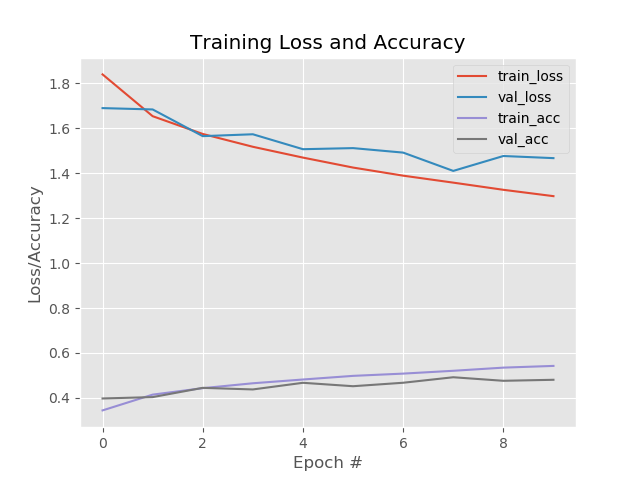

Here is the Python script that generated this plot:
#importing libraries
from sklearn.preprocessing import LabelBinarizer
from sklearn.metrics import classification_report
from keras.models import Sequential
from keras.layers.core import Dense
from keras.optimizers import SGD
from keras.datasets import cifar10
import matplotlib.pyplot as plt
import numpy as np
import argparse

ap = argparse.ArgumentParser()
ap.add_argument("-o", "--output", required=True, help="path to the output loss/accuracy plot")
args = vars(ap.parse_args())

print("[Info] loading CIFAR-10 data...")
((trainX, trainY), (testX, testY)) = cifar10.load_data()
trainX = trainX.astype("float") / 255.0
testX = testX.astype("float") / 255.0
trainX = trainX.reshape((trainX.shape[0], 3072))
testX = testX.reshape((testX.shape[0], 3072))

lb = LabelBinarizer()
trainY = lb.fit_transform(trainY)
testY = lb.transform(testY)

labelNames = ['airplane', 'automobile', 'bird', 'cat', 'deer', 'dog', 'frog', 'horse', 'ship', 'truck']

model = Sequential()
model.add(Dense(1024, input_shape=(3072,), activation='relu'))
model.add(Dense(512, activation='relu'))
model.add(Dense(10, activation='softmax'))

print("[Info] training network...")
sgd = SGD(0.01)
model.compile(loss="categorical_crossentropy", optimizer=sgd, metrics=['accuracy'])
H = model.fit(trainX, trainY, validation_data=(testX, testY), epochs=10, batch_size=32)

print("[Info] evaluating network...")
predictions = model.predict(testX, batch_size=32)
print(classification_report(testY.argmax(axis=1), predictions.argmax(axis=1), target_names=labelNames))

plt.style.use("ggplot")
plt.figure()
plt.plot(np.arange(0, 10), H.history["loss"], label="train_loss")
plt.plot(np.arange(0, 10), H.history["val_loss"], label="val_loss")
plt.plot(np.arange(0, 10), H.history["accuracy"], label="train_acc")
plt.plot(np.arange(0, 10), H.history["val_accuracy"], label="val_acc")
plt.title("Training Loss and Accuracy")
plt.xlabel("Epoch #")
plt.ylabel("Loss/Accuracy")
plt.legend()
plt.savefig(args["output"])
